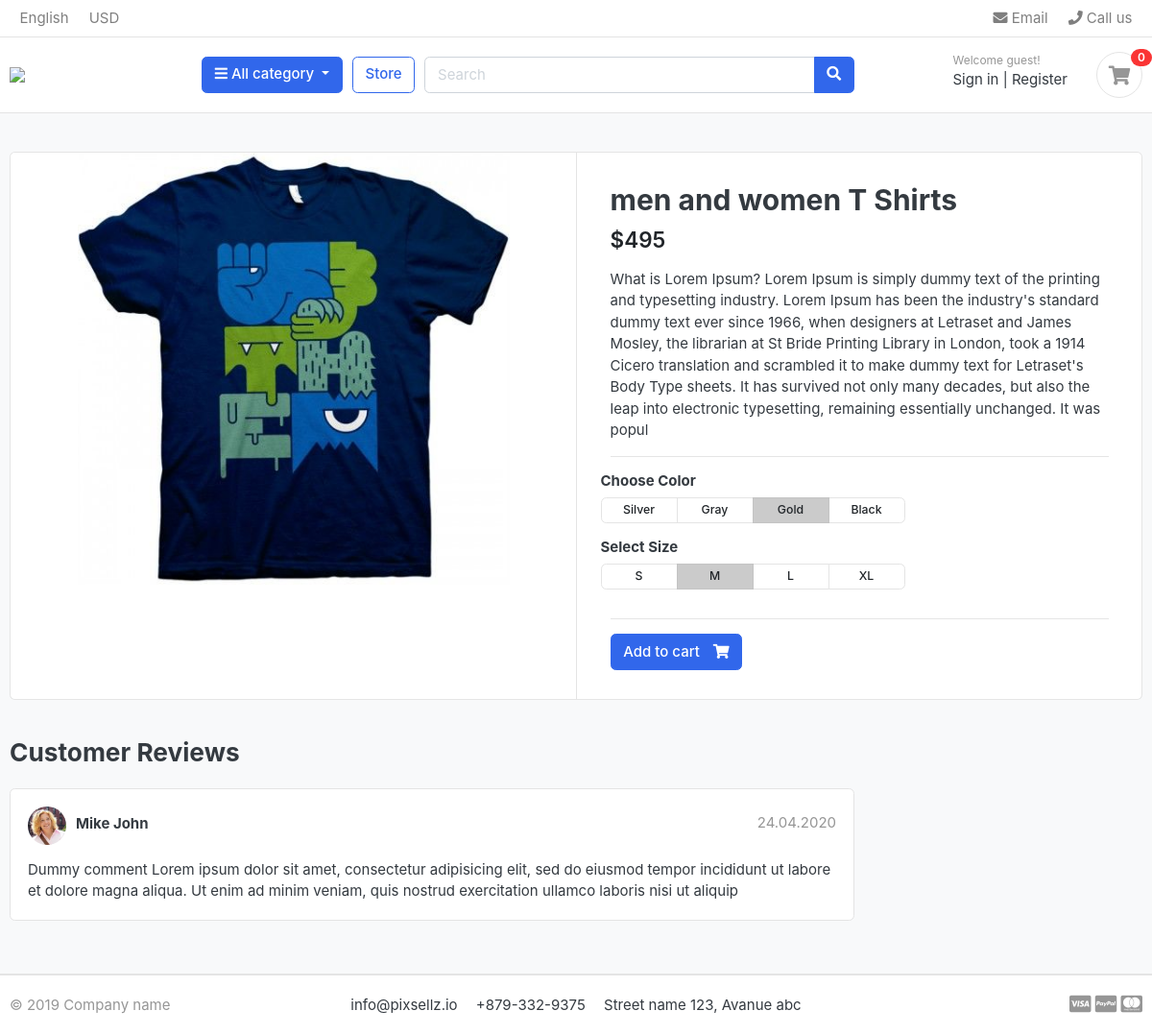
Screenshot of /store/t-shirts/men-and-women-t-shirts with the database file from the repository.
### products/models.py (models this page shows, shortened)
class Product(models.Model):
    name         = models.CharField(max_length=200,unique=True)
    slug         = models.SlugField(max_length=200,unique=True)
    description  = models.TextField(max_length=500,blank=True)
    price        = models.IntegerField()
    images       = models.ImageField(upload_to='photos/products')
    stock        = models.IntegerField()
    is_available = models.BooleanField(default=True)
    category     = models.ForeignKey(Category,on_delete=models.CASCADE)
    created_date = models.DateTimeField(auto_now_add=True)
    modified_date = models.DateTimeField(auto_now=True)

### products/views.py (the view)
# urls.py: path('store/<slug:category_slug>/<slug:product_slug>',views.product_detail,name='product_detail_page'),
def product_detail(request,category_slug,product_slug):
    try:
        single_product=Product.objects.get(category__slug=category_slug,slug=product_slug)
    except Exception as e:
        raise e
    context={
        'single_product':single_product
    }
    return render(request,'store/product_detail.html',context)

### products/context_processors.py (called while the page is built)
def menu_links(request):
    links = Category.objects.all()
    return dict(links=links)

### products/models.py (called while the page is built)
    def get_url(self):
        return reverse('products:product_by_category',args=[self.slug])

### products/templates/store/product_detail.html
{% extends 'base.html' %}
{% load static %}
{% block content %}
<section class="section-content padding-y bg">
    <div class="container">
        <div class="card">
            <div class="row no-gutters">
                <aside class="col-md-6">
                    <article class="gallery-wrap">
                        <div class="img-big-wrap">
                            <a href="#"><img src="{{single_product.images.url}}"></a>
                        </div>
                    </article>
                </aside>
                <main class="col-md-6 border-left">
                    <article class="content-body">
                        <h2 class="title">{{single_product.name}}</h2>
                        <div class="mb-3">
                            <var class="price h4">${{single_product.price}}</var>
                        </div>
                        <p>{{ single_product.description }}</p>
                        <hr>
                        <div class="row">
                            <div class="item-option-select">
                                <h6>Choose Color</h6>
                                <div class="btn-group btn-group-sm btn-group-toggle" data-toggle="buttons">
                                    <label class="btn btn-light">
                                        <input type="radio" name="radio_color"> Silver
                                    </label>
                                    <label class="btn btn-light">
                                        <input type="radio" name="radio_color"> Gray
                                    </label>
                                    <label class="btn btn-light active">
                                        <input type="radio" name="radio_color checked"> Gold
                                    </label>
                                    <label class="btn btn-light">
                                        <input type="radio" name="radio_color"> Black
                                    </label>
                                </div>
                            </div>
                        </div>
                        <div class="row">
                            <div class="item-option-select">
                                <h6>Select Size</h6>
                                <div class="btn-group btn-group-sm btn-group-toggle" data-toggle="buttons">
                                    <label class="btn btn-light">
                                        <input type="radio" name="radio_color"> S
                                    </label>
                                    <label class="btn btn-light active">
                                        <input type="radio" name="radio_color" checked> M
                                    </label>
                                    <label class="btn btn-light">
                                        <input type="radio" name="radio_color"> L
                                    </label>
                                    <label class="btn btn-light">
                                        <input type="radio" name="radio_color"> XL
                                    </label>
                                </div>
                            </div>
                        </div>
                        <hr>
                        {% if single_product.stock <= 0 %}
                           <h5 class=text-danger>Out Of Stock</h5>
                        {% else %}
                        <a href="./product-detail.html" class="btn  btn-primary"> <span class="text">Add to cart</span>
                            <i class="fas fa-shopping-cart"></i> </a>
                        {% endif %}
                    </article>
                </main>
            </div>
        </div>
        <br>
        <div class="row">
            <div class="col-md-9">
                <header class="section-heading">
                    <h3>Customer Reviews </h3>
                </header>
                <article class="box mb-3">
                    <div class="icontext w-100">
                        <img src="./images/avatars/avatar1.jpg" class="img-xs icon rounded-circle">
                        <div class="text">
                            <span class="date text-muted float-md-right">24.04.2020 </span>
                            <h6 class="mb-1">Mike John </h6>
                        </div>
                    </div>
                    <div class="mt-3">
                        <p>
                            Dummy comment Lorem ipsum dolor sit amet, consectetur adipisicing elit, sed do eiusmod
                            tempor incididunt ut labore et dolore magna aliqua. Ut enim ad minim veniam,
                            quis nostrud exercitation ullamco laboris nisi ut aliquip
                        </p>
                    </div>
                </article>
            </div>
        </div>
    </div>
</section>
{% endblock %}

### products/static/css/ui.css (style rules this page uses)
html { font-family: "Inter", sans-serif; font-size: 15px; }
.content-body { flex: 1 1 auto; padding: 2rem 2.3rem; }
.img-xs, .img-sm, .img-md, .img-lg { -o-object-fit: cover; object-fit: cover; flex-shrink: 0; flex-grow: 0; }
.img-xs { width: 40px; height: 40px; }
.padding-y { padding-top: 40px; padding-bottom: 40px; }
var { font-style: normal; }
article:after, .form-group:after { display: block; clear: both; content: ""; }
.bg { background-color: #f8f9fa; }
.section-heading { margin-bottom: 20px; margin-top: 15px; }
p:last-child { margin-bottom: 0; }
.btn-light { background-color: #fff; border-color: #e4e4e4; }
.btn .text + i { margin-left: 10px; }
.icontext { display: inline-flex; align-items: center; vertical-align: middle; }
.icontext .text { width: 100%; line-height: 1.2; }
.icontext .icon { position: relative; margin-right: 10px; flex-shrink: 0; flex-grow: 0; }
.price { font-weight: 600; color: #212529; }
.box { padding: 18px; background: #fff; border-radius: 0.37rem; border: 1px solid #e4e4e4; }
.box img { max-width: 100%; }
.gallery-wrap .img-big-wrap { margin-bottom: 10px; border-radius: 0.37rem; overflow: hidden; background-color: #fff; }
.gallery-wrap .img-big-wrap a { text-align: center; display: block; }
.gallery-wrap .img-big-wrap img { height: 450px; width: auto; display: inline-block; }
.item-option-select { margin-bottom: 1rem; display: inline-block; margin-right: 15px; }
.item-option-select .btn { min-width: 80px; }

### rows the page displays
Product: images (picture), name "men and women T Shirts", price "495", description "What is Lorem Ipsum? Lorem Ipsum is simply dummy text of the printing and typesetting industry. Lorem Ipsum has been the industry's standard dummy text ever since 1966, when designers at Letraset and James Mosley, the librarian at St Bride Printing Library in London, took a 1914 Cicero translation and scrambled it to make dummy text for Letraset's Body Type sheets. It has survived not only many decades, but also the leap into electronic typesetting, remaining essentially unchanged. It was popul"
